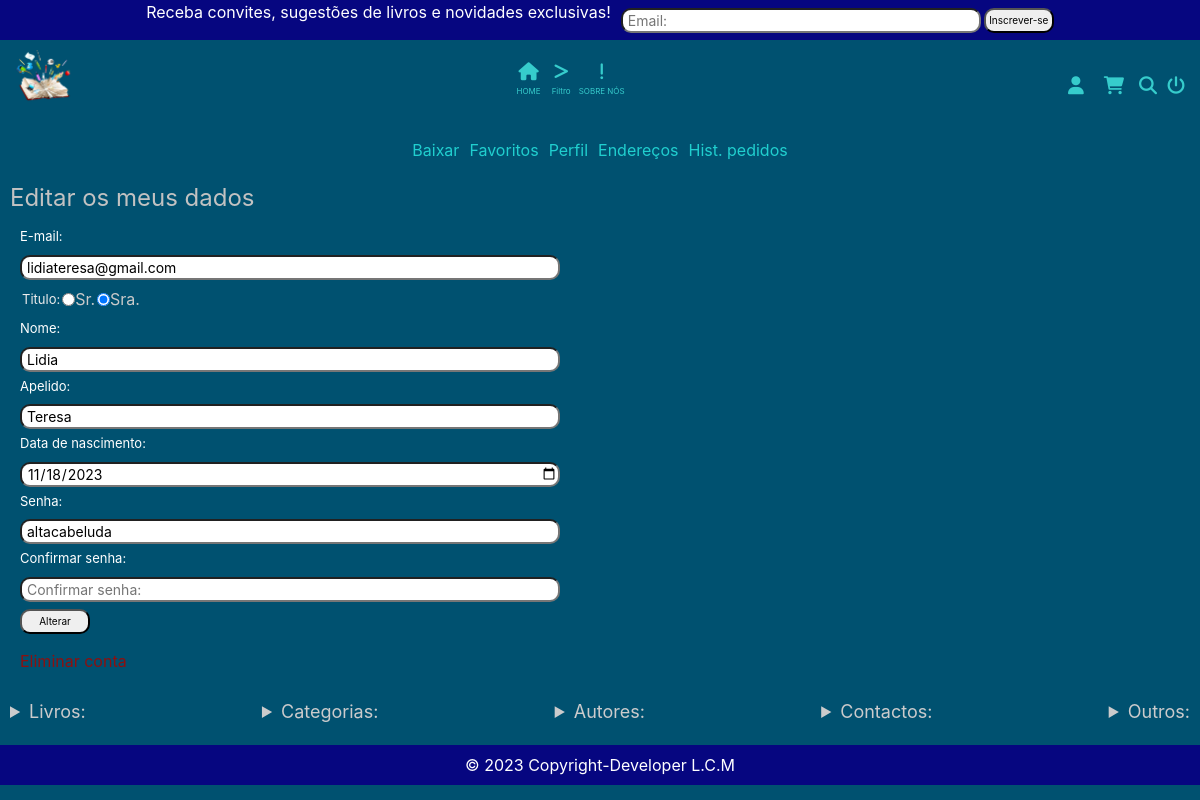
The page /usuarios/meu_perfil/7 (signed in) on the database as committed earlier.
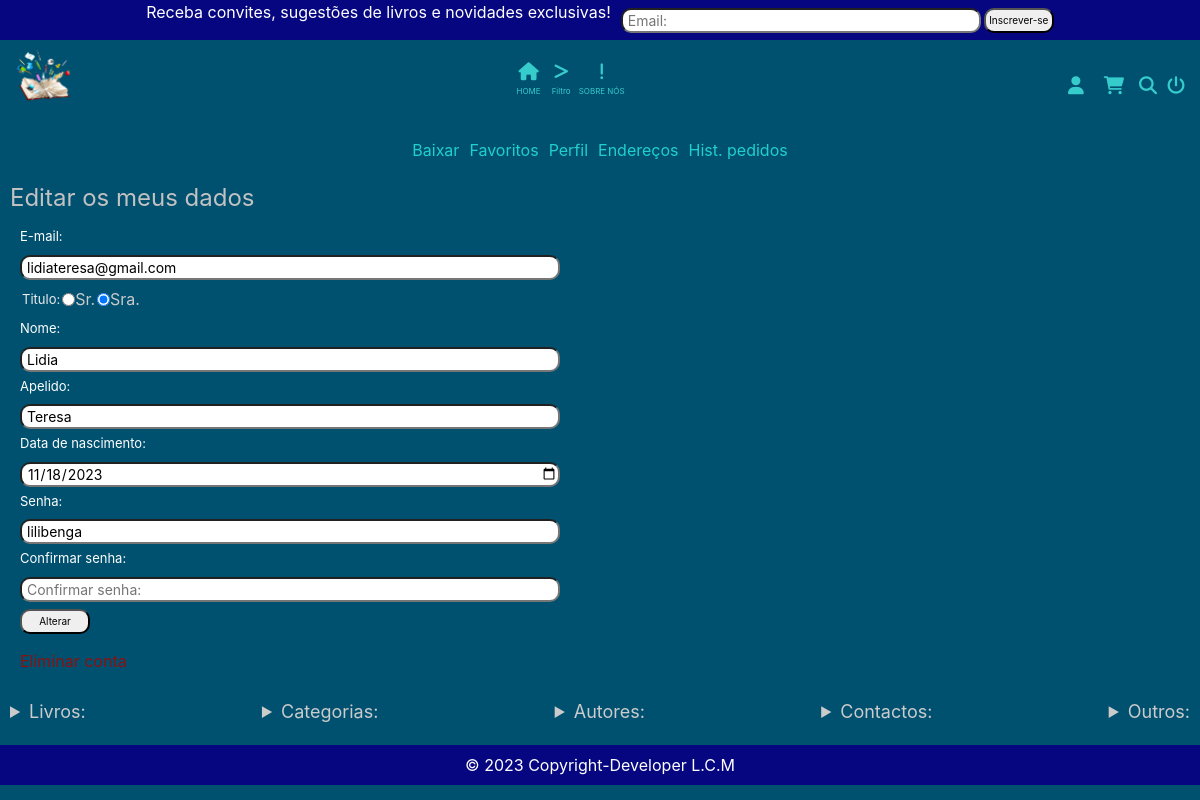
The same page on the database as committed later.
### tables this page shows
CREATE TABLE `usuario` (
  `id_usuario` int(6) NOT NULL,
  `titulo` varchar(5) NOT NULL,
  `nome` varchar(50) NOT NULL,
  `apelido` varchar(50) NOT NULL,
  `email` varchar(100) NOT NULL,
  `data_nascimento` date NOT NULL,
  `senha` varchar(50) NOT NULL
);

### app/Controllers/Usuarios.php (called while the page is built, shortened)
<?php
class Usuarios extends Controller
{
    public function __construct()
    {
        $this->usuarioModel = $this->model('Usuario');
    }
    public function meu_perfil($id){
           $formulario = filter_input_array(INPUT_POST, FILTER_SANITIZE_STRING);
           if(isset($formulario)):
               $dados = [
                'id' => $id,
                'titulo' => trim($formulario['titulo']),
                'nome' => trim($formulario['nome']),
                'apelido' => trim($formulario['apelido']),
                'email' => trim($formulario['email']),
                'senha' => trim($formulario['senha']),
                'confirmar_senha' => trim($formulario['confirmar_senha']),
                'data_nascimento' => trim($formulario['data_nascimento']),
                'titulo_erro' => '',
                'nome_erro' => '',
                'apelido_erro' => '',
                'email_erro' => '',
                'senha_erro' => '',
                'confirmar_senha_erro' => '',
                'data_nascimento_erro' => ''
            ];
               if(in_array("", $formulario)):
                if (empty($formulario['nome'])) :
                    $dados['nome_erro'] = 'Preencha o campo nome';
                endif;
                if (empty($formulario['apelido'])) :
                    $dados['apelido_erro'] = 'Digite o seu apelido';
                endif;
                if (empty($formulario['email'])) :
                    $dados['email_erro'] = 'Preencha o campo email';
                endif;
                if (empty($formulario['titulo'])) :
                    $dados['titulo_erro'] = 'Selecione um titulo';
                endif;
                if (empty($formulario['senha'])) :
                    $dados['senha_erro'] = 'Preencha o campo senha';
                endif;
                if (empty($formulario['confirmar_senha'])) :
                    $dados['confirmar_senha_erro'] = 'Preencha o campo confirmar senha';
                endif;
    if (empty($formulario['data_nascimento'])) :
                    $dados['data_nascimento_erro'] = 'Preencha o campo data de nascimento';
                endif;
               else:
                  if($this->usuarioModel->atualizar($dados)):
                       Sessao::mensagem('usuario','Os seus dados foram atualizados com sucesso');
                   else:
                       die("Erro ao atualizar os seus dados no banco de dados");
                   endif;
                   echo 'Preparado para atualizar os dados do usuario';
               endif;
           else:
               $usuario = $this->usuarioModel->lerUsuarioPorId($id);
               $dados = [
                'id' => $usuario->id_isuario,
                'titulo' => $usuario->titulo,
                'nome' => $usuario->nome,
                'apelido' => $usuario->apelido,
                'email' => $usuario->email,
                'senha' => $usuario->senha,
                'data_nascimento' => $usuario->data_nascimento,
                'confirmar_senha' => '',
                'titulo_erro' => '',
                'nome_erro' => '',
                'apelido_erro' => '',
                'email_erro' => '',
                'senha_erro' => '',
                'confirmar_senha_erro' => '',
                'data_nascimento_erro' => ''
            ];
           endif;
        $this->view('usuarios/meu_perfil', $dados);
     }
}

### app/Libraries/Rota.php (called while the page is built, shortened)
<?php
class Rota{
    private $metodo = 'index';
    public function __construct()
    {
        $url = $this->url() ? $this->url() : [0];
        if(file_exists('../app/Controllers/'.ucwords($url[0]).'.php')):
            unset($url[0]);
        endif;
        $this->controlador = new $this->controlador;
        if(isset($url[1])):
            if(method_exists($this->controlador, $url[1])):
                $this->metodo = $url[1];
                unset($url[1]);
            endif;
        endif;
        $this->parametros = $url ? array_values($url) : [];
        call_user_func_array([$this->controlador, $this->metodo], $this->parametros);
    }
    private function url(){
        $url = filter_input(INPUT_GET,'url', FILTER_SANITIZE_URL);
        if(isset($url)):
            $url = trim(rtrim($url,'/'));
            $url = explode('/', $url);
            return $url;
        endif;
    }
}

### app/Libraries/Database.php (called while the page is built, shortened)
<?php
class Database {
    private $host = DB['HOST'];
    private $usuario = DB['USUARIO'];
    private $senha = DB['SENHA'];
    private $banco = DB['BANCO'];
    private $porta = DB['PORTA'];
    private $dbh;
    private $stmt;
    public function __construct()
    {
        $dsn = 'mysql:host='.$this->host.';port='.$this->porta.';dbname='.$this->banco;
        $opcoes = [
            PDO::ATTR_PERSISTENT => true,
            PDO::ATTR_ERRMODE => PDO::ERRMODE_EXCEPTION
        ];
        try {
            $this->dbh = new PDO($dsn, $this->usuario, $this->senha, $opcoes);
        } catch (PDOException $e) {
            print "Error!: ".$e->getMessage() . "<br/>";
            die();
        }
    }
    public function query($sql){
        $this->stmt = $this->dbh->prepare($sql);
    }
    public function bind($parametro, $valor, $tipo = null){
        if(is_null($tipo)):
            switch(true):
                default:
                    $tipo = PDO::PARAM_STR;
            endswitch;
        endif;
        $this->stmt->bindValue($parametro, $valor, $tipo);
    }
    public function executa(){
        return $this->stmt->execute();
    }
    public function resultado(){
        $this->executa();
        return $this->stmt->fetch(PDO::FETCH_OBJ);
    }
}

### app/Models/Usuario.php (called while the page is built, shortened)
<?php
class Usuario {
    private $db;
    public function __construct()
    {
        $this->db = new Database();
    }
    public function lerUsuarioPorId($id){
        $this->db->query("SELECT * FROM usuario WHERE id_usuario = :id");
        $this->db->bind("id", $id);
        return $this->db->resultado();
    }
}

### app/autoload.php (called while the page is built, shortened)
<?php
spl_autoload_register(function ($classe){
    $diretorios = [
        'Libraries',
        'Helpers'
    ];
    foreach($diretorios as $diretorio):
        $arquivo = (__DIR__.DIRECTORY_SEPARATOR.$diretorio.DIRECTORY_SEPARATOR.$classe.'.php');
    endforeach;
});

### app/Views/usuarios/meu_perfil.php (the view, shortened to what the changed rows need)
<section class="links_encomenda">
   <div><a href="<?= URL ?>/carrinhos/BaixarLivros">Baixar</a>
     </div>
     <div><a href="<?= URL ?>/usuarios/livros_favoritos">Favoritos</a>
     </div>
     <div><a href="<?= URL ?>/usuarios/meu_perfil/<?= $_SESSION['usuario_id']; ?>">Perfil</a>
     </div>
     <div><a href="<?= URL ?>/usuarios/meus_enderecos">Endereços</a>
     </div>
     <div><a href="<?= URL ?>/usuarios/historico_pedidos">Hist. pedidos</a>
    </div>
 </section>
  <form name="editar" action="<?=URL?>/usuarios/meu_perfil/<?= $_SESSION['usuario_id']; ?>" method="post">
<fieldset class="fieldset_criar_conta">
  <legend>Editar os meus dados</legend>
  <div>
  <div>
  <label for="" style="margin-top: 3px;">E-mail:</label>
  <input class="input_increver-se" type="text" name="email" id="" placeholder="E-mail:" value="<?= $dados['email']?>">
    </div>
    <div style="margin-left: 7px; display: flex; align-items: center; color: rgb(202, 202, 202);" ><span style="margin-right: 2px;">Titulo:</span><input type="radio" name="titulo" id="" value="Sr."  <?= $dados['titulo'] ==
    "Sr." ? 'checked' : '' ?>>Sr. <input type="radio" style="margin-left: 2px;" name="titulo" id="" value="Sra." <?= $dados['titulo'] ==
    "Sra." ? 'checked' : '' ?>>Sra.  <small class="erro"> <?= $dados['titulo_erro']?></small>
  </div>
    <div>
    <label for="" style="margin-top: 3px;">Nome:</label>
    <input class="input_increver-se" type="text" name="nome" id="" placeholder="Nome:" value="<?= $dados['nome']?>">
    </div>
    <div>
    <label for="" style="margin-top: 3px;">Apelido:</label>
    <input class="input_increver-se" type="text" name="apelido" id="" placeholder="Apelido:" value="<?= $dados['apelido']?>">
  </div>
  <div>
    <label for="" style="margin-top: 3px;">Data de nascimento:</label>
    <input class="input_increver-se" type="date" name="data_nascimento" id="" value="<?= $dados['data_nascimento']?>">
  </div>
  <div>
  <label for="" style="margin-top: 3px;">Senha:</label>
    <input class="input_increver-se" type="text" name="senha" id="" placeholder="Senha:" value="<?= $dados['senha']?>">
  </div>
  <div>
    <label for="" style="margin-top: 3px;">Confirmar senha:</label>
    <input class="input_increver-se" type="text" name="confirmar_senha" id="" placeholder="Confirmar senha:" value="<?= $dados['confirmar_senha']?>">  <small class="erro"> <?= $dados['confirmar_senha_erro']?></small>
  </div>
   <button class="btn_increver-se ml" type="submit">Alterar</button>
    </form>
   <form name="eliminar" action="<?=URL?>/usuarios/deletar/<?= $_SESSION['usuario_id']; ?>" method="post"> <button  class="btn_esquecer ml" style=" margin-left:10px; margin-top:15px; display:block;    color: rgb(140, 16, 16);" >Eliminar conta</button></form>

Rows that differ between the two databases and show on the page:
changed usuario "lidiateresa@gmail.com": senha "altacabeluda" → "lilibenga"
